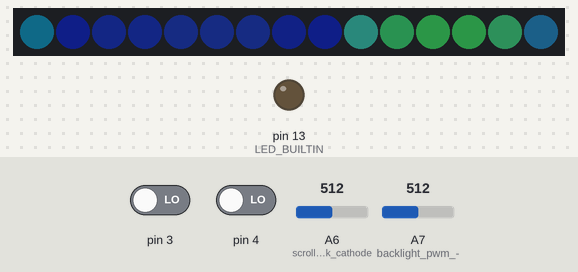
Simulated run of this sketch. Board: Arduino Nano, built with avr-gcc and run on an emulated ATmega328P. On the bench: 15 RGB LEDs in strip order, left to right, output pins drawn as LEDs (lit = HIGH). Inputs (shaded band) come from the test bench; at power-on: A6 (scroll_lock_cathode) = 512, A7 (backlight_pwm_-) = 512, pin 3 LOW, pin 4 LOW. Dim RGB values are drawn brighter than linear.

Above: at 4.2 s.
4.3 s: A6 (scroll_lock_cathode) set to 900
At 6.25 s:
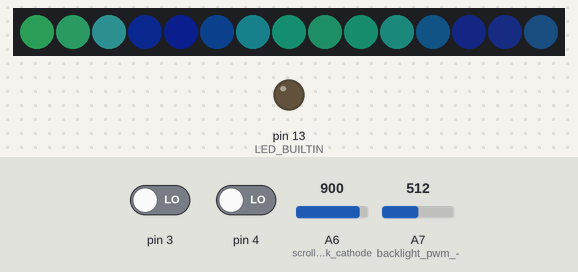
7.3 s: A7 (backlight_pwm_-) set to 1023
At 7.77 s:
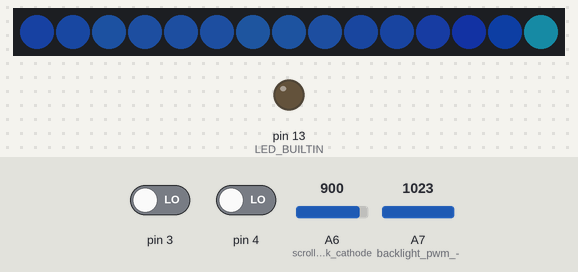
10.0 s: A7 (backlight_pwm_-) set to 476
At 12.63 s:
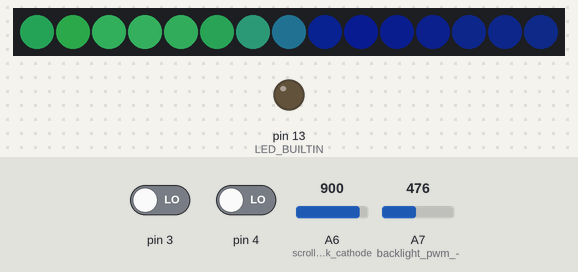
13.0 s: A7 (backlight_pwm_-) set to 455
At 14.4 s:
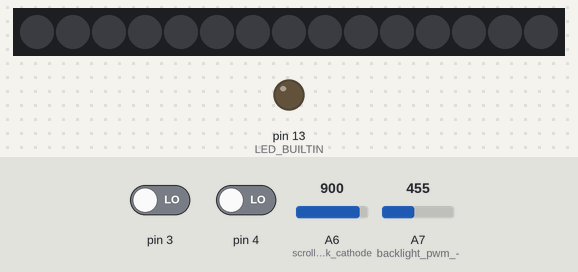
14.7 s: A7 (backlight_pwm_-) set to 1023
At 15.78 s:
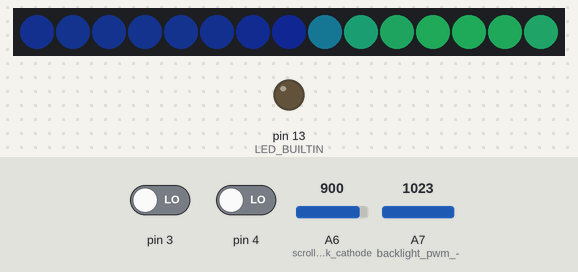
16.8 s: pin 3 driven HIGH
At 26.09 s:
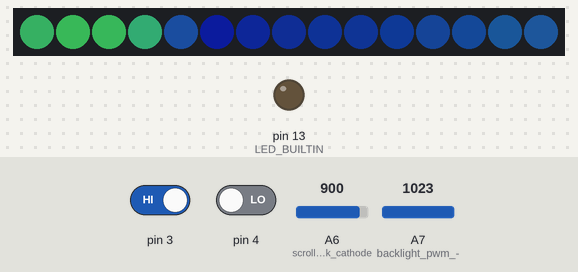

Measured:
- the behaviour switches between 462 and 461 on A7 (backlight_pwm_-) (found by bisection; images 3 and 4)
- after the input at 13.0 s, the LEDs: first differ from a run without the input after 0.21 s (image 4)
- after the input at 14.7 s, the LEDs: first change at once (image 5 shows a later state)

The sketch:

keypride.ino
```cpp
// Includes code from:
//
// Pride2015
// Animated, ever-changing rainbows.
// by Mark Kriegsman
//
// "Pacifica"
// Gentle, blue-green ocean waves.
// December 2019, Mark Kriegsman and Mary Corey March.
// For Dan.

#include "FastLED.h"
#include "ClickRotary.h"
#include "Timer.h"

#if FASTLED_VERSION < 3001000
#error "Requires FastLED 3.1 or later; check github for latest code."
#endif

#define DATA_PIN    5
//#define CLK_PIN   4
#define LED_TYPE    WS2811
#define COLOR_ORDER GRB
#define NUM_LEDS    15

// Samples to average to read the pwm backlight level
#define N_SAMPLES 40

// Period of the polling timer for the volume encoder
#define T_POLLING 5

// Period of the light effects refresh
#define T_EFFECT  20

// Thresholds
// Typical reading for backlight (sum of 40 samples):
// low:  0
// mid:  36900
// high: 40730
#define BACKLIGHT_LOW  18450
#define BACKLIGHT_MID  38815
// Typical reading for scroll lock (1 reading is enough, no pwm here)
// off:  1023
// on:   619
#define SCROLLLOCK_OFF 821

CRGB leds[NUM_LEDS];
ClickRotary *volumeEncoder;
Timer *effectsTimer;
Timer *pollingTimer;

enum Brightness
{
	LIGHT_OFF  = 0,
	LIGHT_MID  = 128,
	LIGHT_HIGH = 255
};

uint16_t lightLevels[N_SAMPLES];
uint8_t  lightSampleIndex;
Brightness brightness;

uint16_t scrollLockLevel;
bool scrollLockOn;

enum LedAnimation
{
	UNUSED = 0,
	PACIFICA,
	PRIDE,
	STATIC_RED,
	STATIC_ORANGE,
	STATIC_YELLOW,
	STATIC_GREEN,
	STATIC_CYAN,
	STATIC_BLUE,
	STATIC_PURPLE,
	STATIC_WHITE,
	N_EFFECTS
};

LedAnimation animation;

void setup() {
	delay(3000); // 3 second delay for recovery

	Serial.begin(115200);

	pinMode(LED_BUILTIN, OUTPUT);
	pinMode(A6, INPUT); // scroll lock cathode
	pinMode(A7, INPUT); // backlight pwm -.-

	effectsTimer = new Timer(T_EFFECT);
	pollingTimer = new Timer(T_POLLING);

	volumeEncoder = new ClickRotary(3, 4, 10, true);

	memset(lightLevels, 0, sizeof(lightLevels));
	lightSampleIndex = 0;

	scrollLockLevel = 0;

	// tell FastLED about the LED strip configuration
	FastLED.addLeds<LED_TYPE,DATA_PIN,COLOR_ORDER>(leds, NUM_LEDS)
		.setCorrection(TypicalLEDStrip)
		.setDither(true);

	// set master brightness control
	FastLED.setBrightness(0);

	animation = PACIFICA;
}

void loop()
{
	if (effectsTimer->expired())
	{
		uint16_t lightLevel = 0;
		for (int i = 0; i < N_SAMPLES; ++i)
			lightLevel += lightLevels[i];

		brightness = LIGHT_MID;
		if (lightLevel < BACKLIGHT_LOW)
			brightness = LIGHT_OFF;
		else if (lightLevel > BACKLIGHT_MID)
			brightness = LIGHT_HIGH;

		scrollLockOn = (scrollLockLevel < SCROLLLOCK_OFF); // LED is common anode, so the adc will read max value when it is off

		// set master brightness control
		FastLED.setBrightness(brightness);

		// Cycle animations
		if (scrollLockOn)
		{
			animation = (LedAnimation)(animation + volumeEncoder->getDelta());
			if (animation <= UNUSED)
				animation = N_EFFECTS - 1;
			if (animation >= N_EFFECTS)
				animation = UNUSED + 1;
		}
		else
		{
			// ignore the value but avoid switching effect while scroll lock is off
			volumeEncoder->getDelta();
		}
		// Show effect
		switch (animation)
		{
		case PACIFICA:
			pacifica_loop();
			break;
		case PRIDE:
			pride();
			break;
		case STATIC_RED:
		case STATIC_ORANGE:
		case STATIC_YELLOW:
		case STATIC_GREEN:
		case STATIC_CYAN:
		case STATIC_BLUE:
		case STATIC_PURPLE:
		case STATIC_WHITE:
			staticColor(animation);
			break;
		}
		FastLED.show();
	}


	//Serial.println(scrLock);
	if (pollingTimer->expired())
	{
		scrollLockLevel =  analogRead(A6);

		lightLevels[lightSampleIndex] = analogRead(A7);
		++lightSampleIndex;
		if (lightSampleIndex >= N_SAMPLES)
			lightSampleIndex = 0;

		volumeEncoder->checkPins();
		int volume = volumeEncoder->getValue();

	}
}

void staticColor(LedAnimation animation)
{
	switch (animation) {
	case STATIC_RED:
		fill_solid(leds, NUM_LEDS, CRGB(255, 0, 0));
		break;
	case STATIC_ORANGE:
		fill_solid(leds, NUM_LEDS, CRGB(255, 128, 0));
		break;
	case STATIC_YELLOW:
		fill_solid(leds, NUM_LEDS, CRGB(255, 255, 0));
		break;
	case STATIC_GREEN:
		fill_solid(leds, NUM_LEDS, CRGB(0, 255, 0));
		break;
	case STATIC_CYAN:
		fill_solid(leds, NUM_LEDS, CRGB(0, 255, 255));
		break;
	case STATIC_BLUE:
		fill_solid(leds, NUM_LEDS, CRGB(0, 0, 255));
		break;
	case STATIC_PURPLE:
		fill_solid(leds, NUM_LEDS, CRGB(255, 0, 255));
		break;
	case STATIC_WHITE:
		fill_solid(leds, NUM_LEDS, CRGB(255, 255, 255));
		break;
	}
}

// ---- Pride code starts here ----

// This function draws rainbows with an ever-changing,
// widely-varying set of parameters.
void pride()
{
	static uint16_t sPseudotime = 0;
	static uint16_t sLastMillis = 0;
	static uint16_t sHue16 = 0;

	uint8_t sat8 = beatsin88( 87, 220, 250);
	uint8_t brightdepth = beatsin88( 341, 96, 224);
	uint16_t brightnessthetainc16 = beatsin88( 203, (25 * 256), (40 * 256));
	uint8_t msmultiplier = beatsin88(147, 23, 60);

	uint16_t hue16 = sHue16;//gHue * 256;
	uint16_t hueinc16 = beatsin88(113, 1, 3000);

	uint16_t ms = millis();
	uint16_t deltams = ms - sLastMillis ;
	sLastMillis  = ms;
	sPseudotime += deltams * msmultiplier;
	sHue16 += deltams * beatsin88( 400, 5,9);
	uint16_t brightnesstheta16 = sPseudotime;

	for( uint16_t i = 0 ; i < NUM_LEDS; i++) {
		hue16 += hueinc16;
		uint8_t hue8 = hue16 / 256;

		brightnesstheta16  += brightnessthetainc16;
		uint16_t b16 = sin16( brightnesstheta16  ) + 32768;

		uint16_t bri16 = (uint32_t)((uint32_t)b16 * (uint32_t)b16) / 65536;
		uint8_t bri8 = (uint32_t)(((uint32_t)bri16) * brightdepth) / 65536;
		bri8 += (255 - brightdepth);

		CRGB newcolor = CHSV( hue8, sat8, bri8);

		uint16_t pixelnumber = i;
		pixelnumber = (NUM_LEDS-1) - pixelnumber;

		nblend( leds[pixelnumber], newcolor, 64);
	}
}

// ---- Pacifica code starts here ---

CRGBPalette16 pacifica_palette_1 =
	{ 0x000507, 0x000409, 0x00030B, 0x00030D, 0x000210, 0x000212, 0x000114, 0x000117,
	  0x000019, 0x00001C, 0x000026, 0x000031, 0x00003B, 0x000046, 0x14554B, 0x28AA50 };
CRGBPalette16 pacifica_palette_2 =
	{ 0x000507, 0x000409, 0x00030B, 0x00030D, 0x000210, 0x000212, 0x000114, 0x000117,
	  0x000019, 0x00001C, 0x000026, 0x000031, 0x00003B, 0x000046, 0x0C5F52, 0x19BE5F };
CRGBPalette16 pacifica_palette_3 =
	{ 0x000208, 0x00030E, 0x000514, 0x00061A, 0x000820, 0x000927, 0x000B2D, 0x000C33,
	  0x000E39, 0x001040, 0x001450, 0x001860, 0x001C70, 0x002080, 0x1040BF, 0x2060FF };


void pacifica_loop()
{
	// Increment the four "color index start" counters, one for each wave layer.
	// Each is incremented at a different speed, and the speeds vary over time.
	static uint16_t sCIStart1, sCIStart2, sCIStart3, sCIStart4;
	static uint32_t sLastms = 0;
	uint32_t ms = GET_MILLIS();
	uint32_t deltams = ms - sLastms;
	sLastms = ms;
	uint16_t speedfactor1 = beatsin16(3, 179, 269);
	uint16_t speedfactor2 = beatsin16(4, 179, 269);
	uint32_t deltams1 = (deltams * speedfactor1) / 256;
	uint32_t deltams2 = (deltams * speedfactor2) / 256;
	uint32_t deltams21 = (deltams1 + deltams2) / 2;
	sCIStart1 += (deltams1 * beatsin88(1011,10,13));
	sCIStart2 -= (deltams21 * beatsin88(777,8,11));
	sCIStart3 -= (deltams1 * beatsin88(501,5,7));
	sCIStart4 -= (deltams2 * beatsin88(257,4,6));

	// Clear out the LED array to a dim background blue-green
	fill_solid( leds, NUM_LEDS, CRGB( 2, 6, 10));

	// Render each of four layers, with different scales and speeds, that vary over time
	pacifica_one_layer( pacifica_palette_1, sCIStart1, beatsin16( 3, 11 * 256, 14 * 256), beatsin8( 10, 70, 130), 0-beat16( 301) );
	pacifica_one_layer( pacifica_palette_2, sCIStart2, beatsin16( 4,  6 * 256,  9 * 256), beatsin8( 17, 40,  80), beat16( 401) );
	pacifica_one_layer( pacifica_palette_3, sCIStart3, 6 * 256, beatsin8( 9, 10,38), 0-beat16(503));
	pacifica_one_layer( pacifica_palette_3, sCIStart4, 5 * 256, beatsin8( 8, 10,28), beat16(601));

	// Add brighter 'whitecaps' where the waves lines up more
	pacifica_add_whitecaps();

	// Deepen the blues and greens a bit
	pacifica_deepen_colors();
}

// Add one layer of waves into the led array
void pacifica_one_layer( CRGBPalette16& p, uint16_t cistart, uint16_t wavescale, uint8_t bri, uint16_t ioff)
{
	uint16_t ci = cistart;
	uint16_t waveangle = ioff;
	uint16_t wavescale_half = (wavescale / 2) + 20;
	for( uint16_t i = 0; i < NUM_LEDS; i++) {
		waveangle += 250;
		uint16_t s16 = sin16( waveangle ) + 32768;
		uint16_t cs = scale16( s16 , wavescale_half ) + wavescale_half;
		ci += cs;
		uint16_t sindex16 = sin16( ci) + 32768;
		uint8_t sindex8 = scale16( sindex16, 240);
		CRGB c = ColorFromPalette( p, sindex8, bri, LINEARBLEND);
		leds[i] += c;
	}
}

// Add extra 'white' to areas where the four layers of light have lined up brightly
void pacifica_add_whitecaps()
{
	uint8_t basethreshold = beatsin8( 9, 55, 65);
	uint8_t wave = beat8( 7 );

	for( uint16_t i = 0; i < NUM_LEDS; i++) {
		uint8_t threshold = scale8( sin8( wave), 20) + basethreshold;
		wave += 7;
		uint8_t l = leds[i].getAverageLight();
		if( l > threshold) {
			uint8_t overage = l - threshold;
			uint8_t overage2 = qadd8( overage, overage);
			leds[i] += CRGB( overage, overage2, qadd8( overage2, overage2));
		}
	}
}

// Deepen the blues and greens
void pacifica_deepen_colors()
{
	for( uint16_t i = 0; i < NUM_LEDS; i++) {
		leds[i].blue = scale8( leds[i].blue,  145);
		leds[i].green= scale8( leds[i].green, 200);
		leds[i] |= CRGB( 2, 5, 7);
	}
}
```

ClickRotary.cpp
```cpp
#include "ClickRotary.h"

ClickRotary::ClickRotary(uint8_t a, uint8_t b, uint16_t maxValue, bool rollout)
{
	aPin = a;
	bPin = b;
	this->maxValue = maxValue;
	this->rollout = rollout;

	currValue = 0;
	prevValue = 0;
	currDir = 0;
	prevDir = 0;
	pinMode(aPin, INPUT);
	pinMode(bPin, INPUT);
	currBits = digitalRead(aPin) << 1 | digitalRead(bPin);
}

void ClickRotary::checkPins()
{
	prevBits = currBits;
	currBits = digitalRead(aPin) << 1 | digitalRead(bPin);

	/* Bits values:
	 * click mid   click mid   click...
	 * 00 -> 01 -> 11 -> 10 -> 00...
	 */

	prevDir = currDir;
	switch (prevBits << 2 | currBits)
	{
	case 0b0001:
	case 0b0111:
	case 0b1110:
	case 0b1000:
		currDir = 1;
		break;
	case 0b0100:
	case 0b1101:
	case 0b1011:
	case 0b0010:
		currDir = -1;
		break;
	case 0b0011:
	case 0b1100:
		currDir = 0; // undefined
	// leave value unchanged when polling in the same position
	}

	if ((currBits == 0b00) || (currBits == 0b11)) // click
	{
		if (currDir == prevDir)
			currValue += currDir;
		currDir = 0;
	}

	if (rollout)
	{
		if (currValue > maxValue)
			currValue = 0;
		if (currValue < 0)
			currValue = maxValue;
	}
	else
	{
		if (currValue > maxValue)
			currValue = maxValue;
		if (currValue < 0)
			currValue = 0;
	}
}

int16_t ClickRotary::getValue()
{
	return currValue;
}

int16_t ClickRotary::getDelta()
{
	int16_t result = currValue - prevValue;
	if (result > (maxValue / 2))
		result -= (maxValue + 1);
	else if (result < (-maxValue / 2))
		result += (maxValue + 1);
	prevValue = currValue;
	return result;
}
```

ClickRotary.h
```cpp
#ifndef CLICK_ROTARY_H
#define CLICK_ROTARY_H

#include <Arduino.h>

class ClickRotary
{
public:
	ClickRotary(uint8_t a, uint8_t b, uint16_t maxValue = 0xffff, bool rollout = true);
	void      checkPins();
	int16_t   getValue();
	int16_t   getDelta();
private:
	uint8_t   aPin;
	uint8_t   bPin;
	int16_t   maxValue;
	bool      rollout;

	uint8_t   currBits;
	uint8_t   prevBits;
	int8_t    currDir;
	int8_t    prevDir;
	int16_t   currValue;
	int16_t   prevValue;
};

#endif
```

Timer.cpp
```cpp
#include "Timer.h"

Timer::Timer(uint32_t period, bool oneShot)
{
	this->period = period;
	this->oneShot = oneShot;
	active = true;
	prevTime = millis();
}

bool Timer::expired()
{
	if (!active)
		return false;

	uint32_t newTime = millis();
	if ((newTime - prevTime) > period)
	{
		prevTime = newTime;
		if (oneShot)
			active = false;
		return true;
	}
	return false;
}
```

Timer.h
```cpp
#ifndef TIMER_H
#define TIMER_H

#include <Arduino.h>

class Timer
{
public:
	Timer(uint32_t period, bool oneShot = false);
	bool expired();
private:
	uint32_t period;
	uint32_t prevTime;
	bool active;
	bool oneShot;
};

#endif
```
